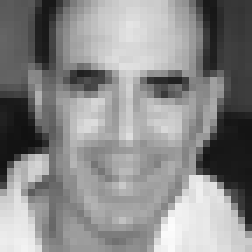
#> input picture cv_class/proj4/data/caltech_faces/Caltech_CropFaces/caltech_web_crop_00092.jpg, 36 x 36 px (shown 7 times larger); its folder holds 3 pictures in this run
$ python proj4_test.py
#> lines starting #> are read from the running program, lines starting #| are printed output that depends on the picture
### cv_class/proj4/code/student.py
import numpy as np
from skimage.feature import hog
from skimage.io import imread
from cv_class.proj4.code.utils import *
import os.path as osp
from glob import glob
from random import shuffle
from sklearn.svm import LinearSVC
from skimage import color
import imgaug as ia
from imgaug import augmenters as iaa


def get_positive_features(train_path_pos, feature_params):
    """
    This function should return all positive training examples (faces) from
    36x36 images in 'train_path_pos'. Each face should be converted into a
    HoG template according to 'feature_params'.

    Useful functions:
    -   skimage.feature.hog(im, pixels_per_cell = (*, *)): computes HoG features
        eg:
                skimage.feature.hog(im, pixels_per_cell=(cell_size, cell_size),
                         cells_per_block=(n_cell, n_cell),
                         orientations=31)

        You can also use cyvlfeat, a vlfeat lib for python.

    Args:
    -   train_path_pos: (string) This directory contains 36x36 face images
    -   feature_params: dictionary of HoG feature computation parameters.
        You can include various parameters in it. Two defaults are:
            -   template_size: (default 36) The number of pixels spanned by
            each train/test template.
            -   hog_cell_size: (default 6) The number of pixels in each HoG
            cell. template size should be evenly divisible by hog_cell_size.
            Smaller HoG cell sizes tend to work better, but they make things
            slower because the feature dimensionality increases and more
            importantly the step size of the classifier decreases at test time
            (although you don't have to make the detector step size equal a
            single HoG cell).

    Returns:
    -   feats: N x D matrix where N is the number of faces and D is the template
            dimensionality, which would be (feature_params['template_size'] /
            feature_params['hog_cell_size'])^2 * 31 if you're using the default
            hog parameters.
    """
#> called with train_path_pos = '../data/caltech_faces/Caltech_CropFaces'
    # params for HOG computation
    win_size = feature_params.get('template_size', 36)
    cell_size = feature_params.get('hog_cell_size', 6)

    positive_files = glob(osp.join(train_path_pos, '*.jpg'))

    ###########################################################################
    #                           TODO: YOUR CODE HERE                          #
    ###########################################################################

    features_pos = []
    for filename in glob(train_path_pos + '/*.jpg'):
        img = imread(filename)
#> img is the input picture: shape (36, 36); min 17, max 252, mean 138.3
        img_mirror = img[:, ::-1]
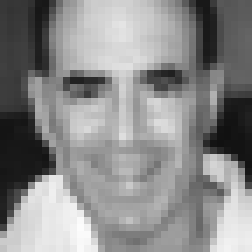
#> img_mirror: shape (36, 36) (shown 7 times larger); min 17, max 252, mean 138.3
        hog_features = hog(img)
#> hog_features = 324 values, max 0.23 at index 81, min 0 at index 2, mean 0.0867
        hog_features_mirror = hog(img_mirror)
#> hog_features_mirror = 324 values, max 0.239 at index 174, min 0 at index 3, mean 0.0864
        hog_features = hog_features.flatten()
        hog_features_mirror = hog_features_mirror.flatten()
        features_pos.append(hog_features)
        features_pos.append(hog_features_mirror)
#> pass 2 of the loop in get_positive_features, `for filename in glob(train_path_pos + '/*.jpg'):`:
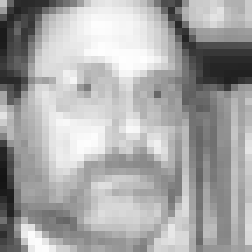
#> input picture cv_class/proj4/data/caltech_faces/Caltech_CropFaces/caltech_web_crop_02462.jpg, 36 x 36 px (shown 7 times larger)
#> in get_positive_features, img is the input picture: shape (36, 36); min 20, max 254, mean 167.2
#> in get_positive_features, `img_mirror = img[:, ::-1]`:
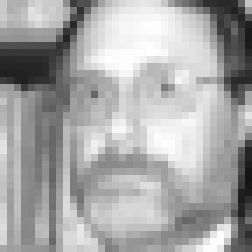
#> img_mirror: shape (36, 36) (shown 7 times larger); min 20, max 254, mean 167.2
#> hog_features = 324 values, max 0.247 at index 0, min 0 at index 5, mean 0.0895
#> hog_features_mirror = 324 values, max 0.285 at index 4, min 0 at index 13, mean 0.0848
#> pass 3 of the loop in get_positive_features, `for filename in glob(train_path_pos + '/*.jpg'):`:
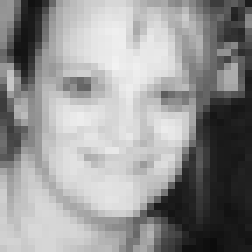
#> input picture cv_class/proj4/data/caltech_faces/Caltech_CropFaces/caltech_web_crop_02986.jpg, 36 x 36 px (shown 7 times larger)
#> in get_positive_features, img is the input picture: shape (36, 36); min 12, max 242, mean 148
#> in get_positive_features, `img_mirror = img[:, ::-1]`:
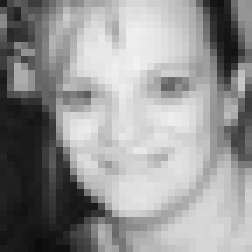
#> img_mirror: shape (36, 36) (shown 7 times larger); min 12, max 242, mean 148
#> hog_features = 324 values, max 0.287 at index 0, min 0 at index 2, mean 0.0852
#> hog_features_mirror = 324 values, max 0.255 at index 106, min 0 at index 101, mean 0.0869

    feats = np.asarray(features_pos)

    ###########################################################################
    #                             END OF YOUR CODE                            #
    ###########################################################################

    return feats


def get_random_negative_features(non_face_scn_path, feature_params, num_samples):
    """
    This function should return negative training examples (non-faces) from any
    images in 'non_face_scn_path'. Images should be loaded in grayscale because
    the positive training data is only available in grayscale (use
    load_image_gray()).

    Useful functions:
    -   Useful functions:
    -   skimage.feature.hog(im, pixels_per_cell = (*, *)): computes HoG features
        eg:
                skimage.feature.hog(im, pixels_per_cell=(cell_size, cell_size),
                         cells_per_block=(n_cell, n_cell),
                         orientations=31)
    Args:
    -   non_face_scn_path: string. This directory contains many images which
            have no faces in them.
    -   feature_params: dictionary of HoG feature computation parameters. See
            the documentation for get_positive_features() for more information.
    -   num_samples: number of negatives to be mined. It is not important for
            the function to find exactly 'num_samples' non-face features. For
            example, you might try to sample some number from each image, but
            some images might be too small to find enough.

    Returns:
    -   N x D matrix where N is the number of non-faces and D is the feature
            dimensionality, which would be (feature_params['template_size'] /
            feature_params['hog_cell_size'])^2 * 31 if you're using the default
            hog parameters.
    """
#> called with non_face_scn_path = '../data/train_non_face_scenes', num_samples = 10000
    # params for HOG computation
    win_size = feature_params.get('template_size', 36)
    cell_size = feature_params.get('hog_cell_size', 6)

    negative_files = glob(osp.join(non_face_scn_path, '*.jpg'))

    ###########################################################################
    #                           TODO: YOUR CODE HERE                          #
    ###########################################################################
    temp_size = feature_params['template_size']
    features_neg = []
    i = 0
    while i < num_samples:
        for filename in glob(non_face_scn_path + '/*.jpg'):
            if i >= num_samples:
                break
            img = imread(filename)
            img = color.rgb2gray(img)
            sometimes = lambda aug: iaa.Sometimes(0.5, aug)
            seq = iaa.Sequential(
                [
                    iaa.Fliplr(0.5),
                    iaa.Flipud(0.5),
                    sometimes(iaa.CropAndPad(
                        percent=(-0.05, 0.1),
                        pad_mode=ia.ALL,
                        pad_cval=(0, 255)
                    )),
                    sometimes(iaa.Affine(
                        scale={"x": (0.8, 1.2), "y": (0.8, 1.2)},
                        translate_percent={"x": (-0.2, 0.2), "y": (-0.2, 0.2)},
                        rotate=(-45, 45),
                        shear=(-16, 16),
                        order=[0, 1],
                        cval=(0, 255),
                        mode=ia.ALL
                    )),
                ],
                random_order=True
            )
            seq_det = seq.to_deterministic()
            img_aug = seq_det.augment_images([img])[0]
            rand_x = np.random.randint(img_aug.shape[0] - temp_size)
            rand_y = np.random.randint(img_aug.shape[1] - temp_size)
            img_aug = img_aug[rand_x:rand_x + temp_size, rand_y:rand_y + temp_size]
            hog_features = hog(img_aug)
            hog_features = hog_features.flatten()
            features_neg.append(hog_features)
            i += 1
#> pass 2 of the loop in get_random_negative_features, `while i < num_samples:`:
#> pass 3 of the loop in get_random_negative_features, `while i < num_samples:`:
#> the loop made 401 passes; the first 3 are shown

    feats = np.asarray(features_neg)
    neg_examples = num_samples

    print("DONE: get_random_negative_features")
    print("Shape:", feats.shape)
    ###########################################################################
    #                             END OF YOUR CODE                            #
    ###########################################################################

    return feats


# [207 lines left out: functions train_classifier, mine_hard_negs, run_detector, not called in this run]

### cv_class/proj4/code/proj4_test.py
import cv2
import numpy as np
import os.path as osp
import matplotlib.pyplot as plt
from cv_class.proj4.code.utils import *
import cv_class.proj4.code.student as sc

data_path = osp.join('..', 'data')
# Positive training examples. 36x36 head crops
train_path_pos = osp.join(data_path, 'caltech_faces', 'Caltech_CropFaces')
# Mine random or hard negatives from here
non_face_scn_path = osp.join(data_path, 'train_non_face_scenes')
# CMU+MIT test scenes
test_scn_path = osp.join(data_path, 'test_scenes', 'test_jpg')
# Ground truth face locations in the test set
label_filename = osp.join(data_path, 'test_scenes', 'ground_truth_bboxes.txt')

# The faces are 36x36 pixels, which works fine as a template size. You could
# add other fields to this dict if you want to modify HoG default
# parameters such as the number of orientations, but that does not help
# performance in our limited test.
feature_params = {'template_size': 36, 'hog_cell_size': 6}

# Number of negatives to use for training.
# Higher will work strictly better, but you should start with 10000 for debugging
num_negative_examples = 10000

features_pos = sc.get_positive_features(train_path_pos, feature_params)

features_neg = sc.get_random_negative_features(non_face_scn_path, feature_params,
                                               num_negative_examples)

svm = sc.train_classifier(features_pos, features_neg, 5e-2)

confidences = svm.decision_function(np.vstack((features_pos, features_neg)))
label_vector = np.hstack((np.ones(len(features_pos)), -np.ones(len(features_neg))))
[tp_rate, fp_rate, tn_rate, fn_rate] = report_accuracy(confidences, label_vector)

face_confs = confidences[label_vector > 0]
non_face_confs = confidences[label_vector < 0]
plt.figure()
plt.hist(np.sort(face_confs), 100, facecolor='g', histtype='step', density=1, label='faces')
plt.hist(np.sort(non_face_confs), 100, facecolor='r', histtype='step', density=1, label='non faces')
# plt.plot([0, len(non_face_confs)], [0, 0], 'b', label='decision boundary')
plt.xlabel('predicted score')
plt.ylabel('Percentage of images')
plt.legend()

visualize_hog(svm, feature_params)

hard_negs = sc.mine_hard_negs(non_face_scn_path, svm, feature_params)
features_neg_2 = np.vstack((features_neg, hard_negs))

svm_2 = sc.train_classifier(features_pos, features_neg_2, 5e-2)

bboxes, confidences, image_ids = sc.run_detector(test_scn_path, svm, feature_params)

bboxes_2, confidences_2, image_ids_2 = sc.run_detector(test_scn_path, svm_2, feature_params)

gt_ids, gt_bboxes, gt_isclaimed, tp, fp, duplicate_detections = evaluate_detections(bboxes, confidences,
                                                                                    image_ids, label_filename)

gt_ids, gt_bboxes, gt_isclaimed, tp_2, fp_2, duplicate_detections_2 = evaluate_detections(bboxes_2, confidences_2,
                                                                                          image_ids_2, label_filename)

# visualize_detections_by_image(bboxes, confidences, image_ids, tp, fp, test_scn_path, label_filename)
visualize_detections_by_image(bboxes_2, confidences_2, image_ids_2, tp_2, fp_2, test_scn_path, label_filename)

# test_scn_path_extra = osp.join(data_path, 'extra_test_scenes') # Bonus scenes
# bboxes_extra, confidences_extra, image_ids_extra = sc.run_detector(test_scn_path_extra, svm_2, feature_params)

# visualize_detections_by_image_no_gt(bboxes_extra, confidences_extra, image_ids_extra, test_scn_path_extra)
